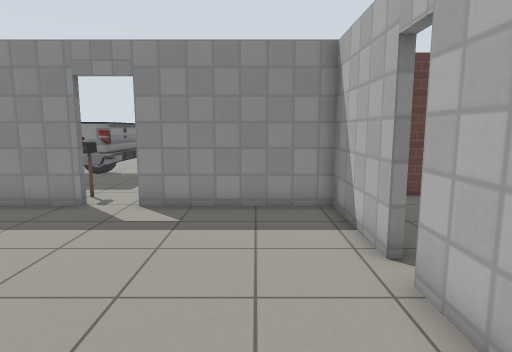
[1] (above)

19 first-person views from a walk through a robot-simulator world made for Gazebo. The camera is 1.2 m above the floor, tilts 8° down and sees 75° across. The floor is counted in squares, 0.5 m on a side. Each view is taken from the middle of a square. On the plan, view 1 faces up. The plan holds only what a view shows up to about 19 squares ahead; the rest is blank. Gazebo's built-in surfaces are drawn with simple patterns. Simple shapes stand in for some stock models.

[2]
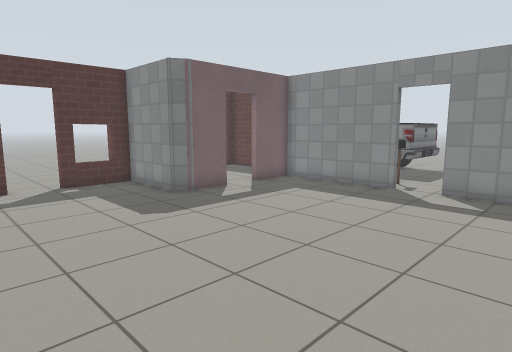

[3]
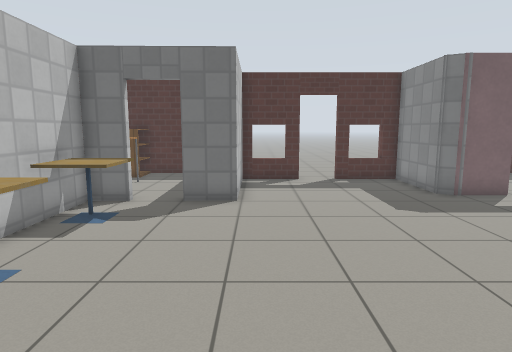

[4]
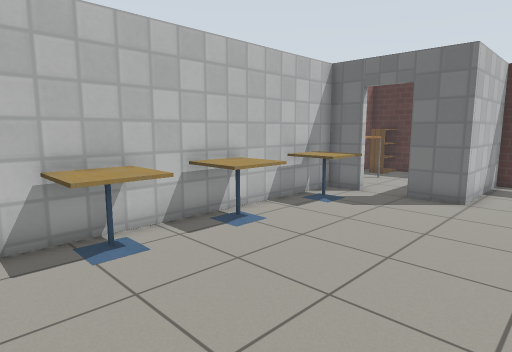

[5]
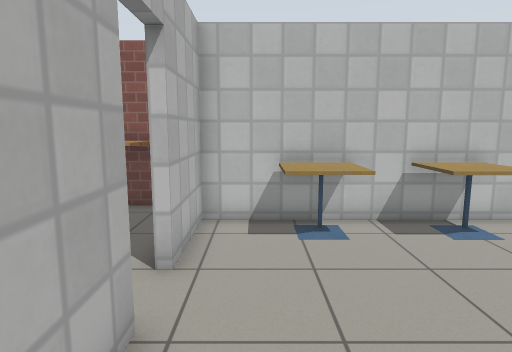

[6]
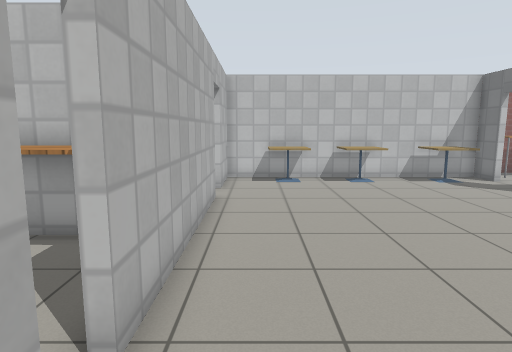

[7]
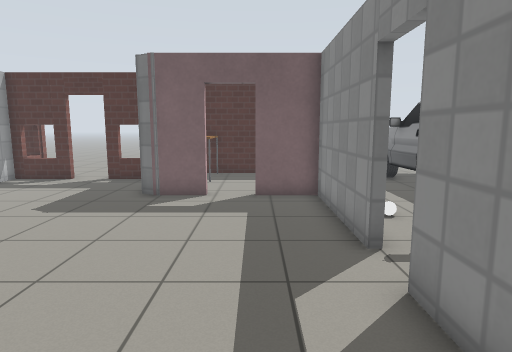

[8]
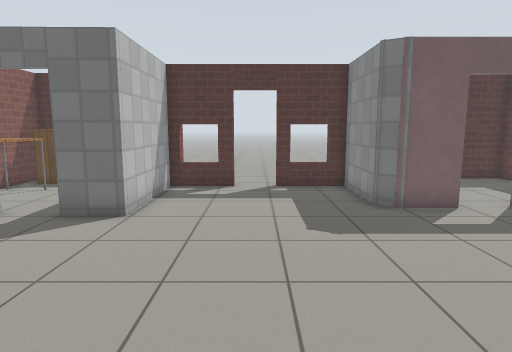

[9]
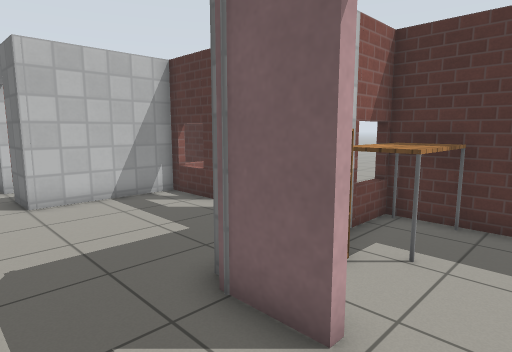

[10]
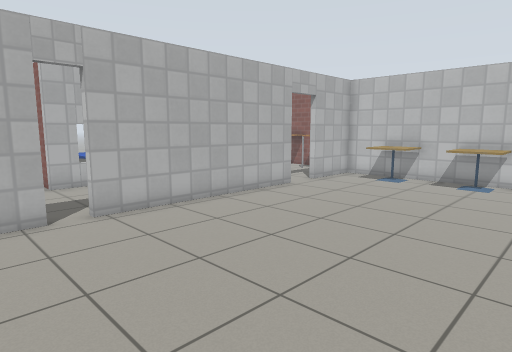

[11]
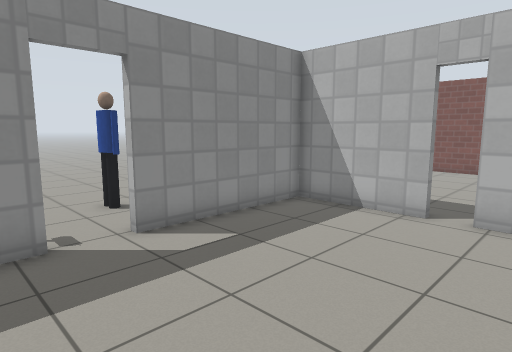

[12]
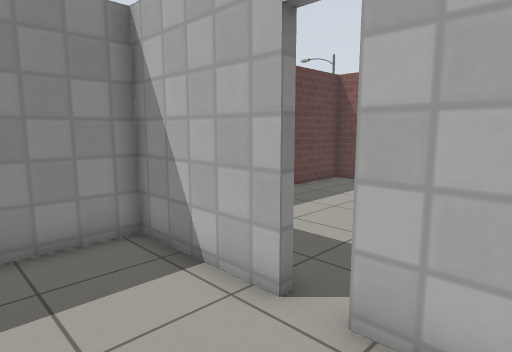

[13]
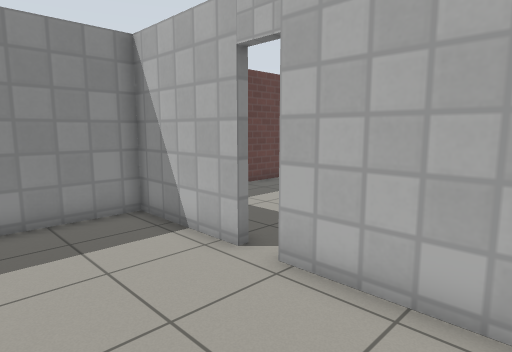

[14]
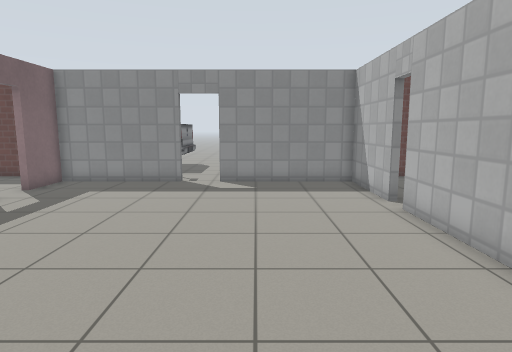

[15]
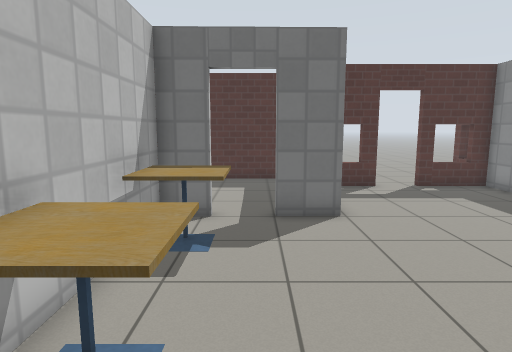

[16]
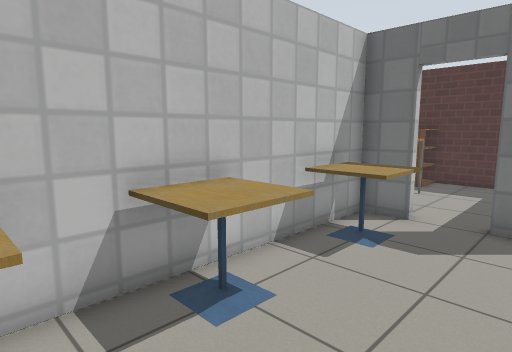

[17]
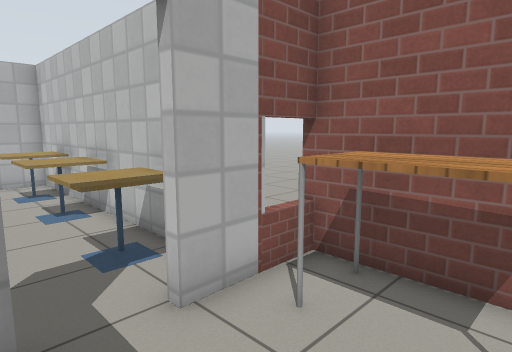

[18]
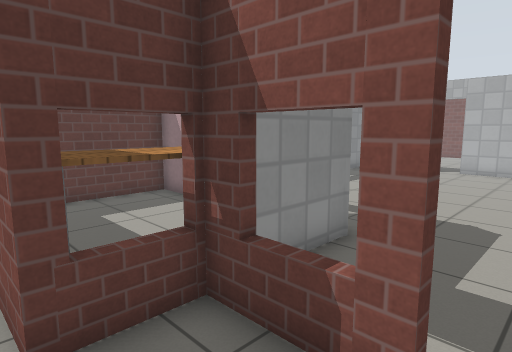

[19]
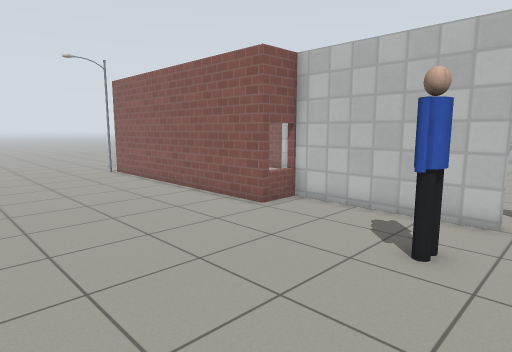

### Floor plan
Key: @ floor where view 1 was taken; # wall or solid block; . floor; D open door; = window, fence, low wall or low ledge; T pickup truck; P postbox; C cafe table; B bookshelf; A table; W white ball; E person; L lamp; O other object.
Columns run from 19 left of view 1 to 16 right of it. Each row starts with its distance up from view 1.
 20               . ....
 19                ............
 18           TT T ..................
 17              T .....................
 16              T......................
 15     TTT     TT......................
 14     TTTT    T...E..................
 13        .... ....E................L
 12   ####### .W.P........############
 11   #.....#   ..DD......= .........#
 10   #.....######DD####### ........ #
  9   #.....#.............#..........#
  8   #.....#.............#..........#
  7   #...................#..........#
  6   #AAA..#.............D.......
  5  .#AAABB#............DD....##
  4  .#######.............#....##
  3   ..#.................#..  #=O
  2 ....=.................#AA
  1 ....#.................# AA
  0 ....D..............@..#
 -1 ....D.................#
 -2  .. =.................#
 -3     #.................#
 -4   #=######...........DD
 -5   #......#...........DD
 -6   #......D............#.
 -7   #......DCCC.CCC.CC..#.
 -8   #......#CCC.CCC.CC..#.
 -9   BB.AAA.#############OO
-10   #..AAA.=             OO
-11   ###   ##

Positions as (right, up) in squares from view 1, and headings:
1: (0, 0), facing up
2: (0, -3), facing up-left
3: (1, -3), facing left
4: (2, -1), facing down-left
5: (1, 0), facing down
6: (1, 8), facing down
7: (1, 8), facing left
8: (-1, 0), facing left
9: (-8, 8), facing down-left
10: (-7, 8), facing down-right
11: (-7, 3), facing up-right
12: (-1, 3), facing up-right
13: (-2, 1), facing up-right
14: (-2, -5), facing up
15: (-1, -6), facing left
16: (-1, -4), facing down-left
17: (-14, -5), facing down-right
18: (-18, 0), facing up-right
19: (-5, 20), facing down-right
